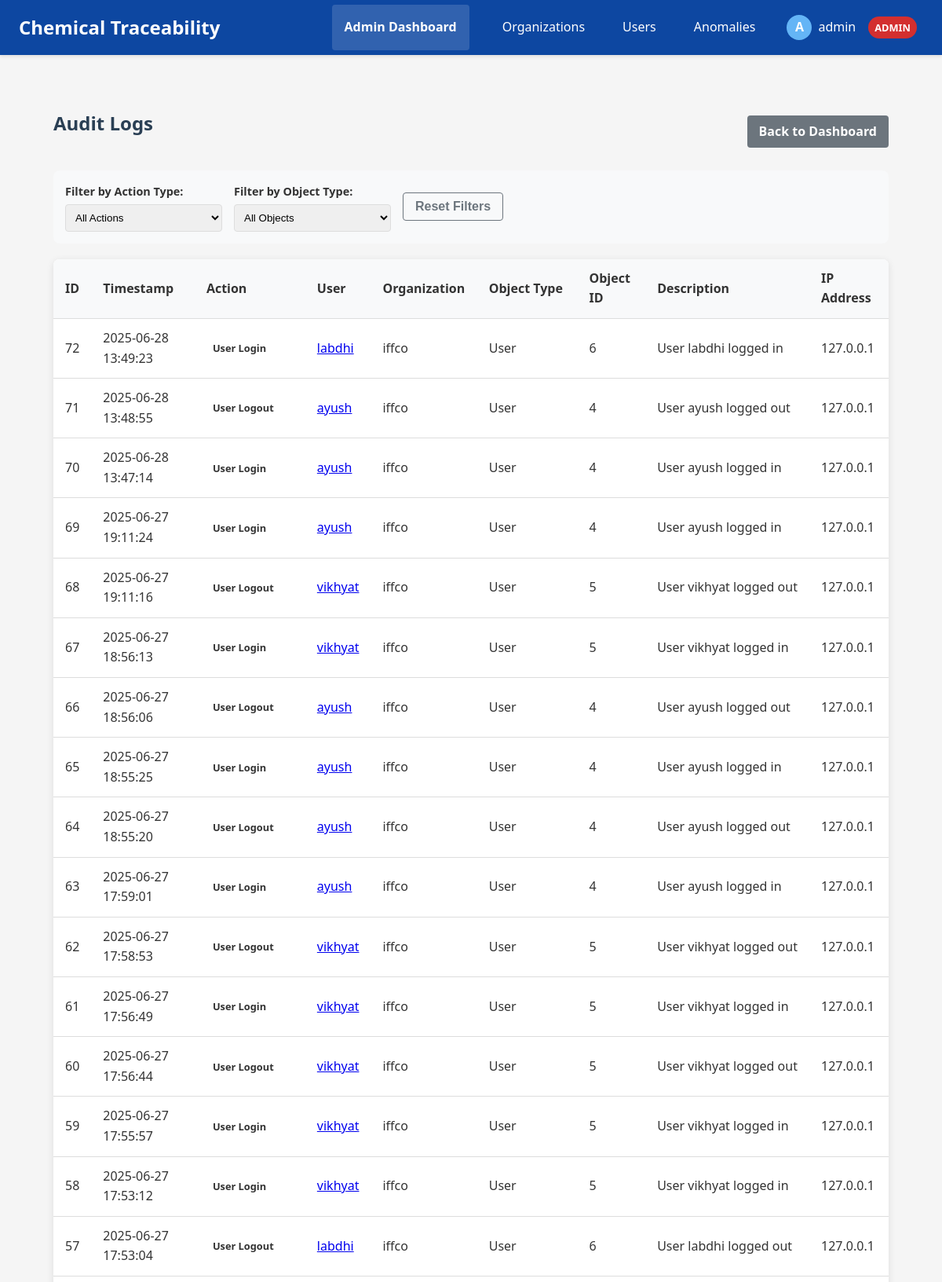
The page /admin/audit-logs (signed in, upper part) on the database its author committed.
### app/models.py (models this page shows, shortened)
class User(UserMixin, db.Model):
    id = db.Column(db.Integer, primary_key=True)
    username = db.Column(db.String(80), unique=True, nullable=False)
    email = db.Column(db.String(120), unique=True, nullable=False)
    password_hash = db.Column(db.String(128), nullable=False)
    first_name = db.Column(db.String(50), nullable=True)
    last_name = db.Column(db.String(50), nullable=True)
    role = db.Column(db.Enum(RoleType), nullable=False)
    active = db.Column(db.Boolean, default=True)
    created_at = db.Column(db.DateTime, default=datetime.utcnow)
    last_login = db.Column(db.DateTime, nullable=True)
    organization_id = db.Column(db.Integer, db.ForeignKey('organization.id'))
    is_admin = db.Column(db.Boolean, default=False)

class AuditLog(db.Model):
    id = db.Column(db.Integer, primary_key=True)
    action_type = db.Column(db.String(50), nullable=False)  # e.g., 'chemical_registration', 'movement_log', etc.
    timestamp = db.Column(db.DateTime, default=datetime.utcnow)
    user_id = db.Column(db.Integer, db.ForeignKey('user.id'), nullable=False)
    organization_id = db.Column(db.Integer, db.ForeignKey('organization.id'), nullable=False)
    object_type = db.Column(db.String(50), nullable=False)  # Model name affected
    object_id = db.Column(db.Integer, nullable=True)       # Primary key of affected record
    description = db.Column(db.Text, nullable=False)
    ip_address = db.Column(db.String(50), nullable=True)
    success = db.Column(db.Boolean, default=True)          # Was the action successful?
    additional_data = db.Column(db.Text, nullable=True)     # JSON string for additional context
    user = db.relationship('User', backref='audit_logs')
    organization = db.relationship('Organization', backref='audit_logs')

class Organization(db.Model):
    id = db.Column(db.Integer, primary_key=True)
    name = db.Column(db.String(100), nullable=False)
    email_domain = db.Column(db.String(100), nullable=False, unique=True)
    description = db.Column(db.Text, nullable=True)
    created_at = db.Column(db.DateTime, default=datetime.utcnow)
    active = db.Column(db.Boolean, default=True)
    can_manufacture = db.Column(db.Boolean, default=False)
    can_distribute = db.Column(db.Boolean, default=False)
    can_receive = db.Column(db.Boolean, default=False)
    users = db.relationship('User', backref='organization', lazy=True)

### app/routes/admin.py (the view)
    @login_required
    def decorated_function(*args, **kwargs):
        if not current_user.is_admin:
            flash('You do not have permission to access this page.', 'error')
            return redirect(url_for('dashboard_bp.dashboard'))
        return f(*args, **kwargs)

### app/routes/admin.py (called while the page is built)
def admin_required(f):
    @login_required
    def decorated_function(*args, **kwargs):
        if not current_user.is_admin:
            flash('You do not have permission to access this page.', 'error')
            return redirect(url_for('dashboard_bp.dashboard'))
        return f(*args, **kwargs)
    decorated_function.__name__ = f.__name__
    return decorated_function

@admin_bp.route('/audit-logs')
@admin_required
def audit_logs():
    logs = AuditLog.query.order_by(AuditLog.timestamp.desc()).limit(100).all()
    return render_template('admin/audit_logs.html', logs=logs)

### app/templates/admin/audit_logs.html (shortened to what this page needs)
{% extends "base.html" %}
{% block content %}
<div class="admin-content">
  <div class="header-with-actions">
    <h2>Audit Logs</h2>
    <div class="action-buttons">
      <a href="{{ url_for('admin_bp.admin_dashboard') }}" class="btn btn-secondary">Back to Dashboard</a>
    </div>
  </div>
  <div class="filter-section">
    <div class="filter-group">
      <label>Filter by Action Type:</label>
      <select id="actionFilter" onchange="filterLogs()">
        <option value="all">All Actions</option>
      </select>
    </div>
    <div class="filter-group">
      <label>Filter by Object Type:</label>
      <select id="objectFilter" onchange="filterLogs()">
        <option value="all">All Objects</option>
      </select>
    </div>
    <button class="btn btn-outline-secondary" onclick="resetFilters()">Reset Filters</button>
  </div>
  <div class="logs-container">
    <table class="table">
      <thead>
        <tr>
          <th>ID</th>
          <th>Timestamp</th>
          <th>Action</th>
          <th>User</th>
          <th>Organization</th>
          <th>Object Type</th>
          <th>Object ID</th>
          <th>Description</th>
          <th>IP Address</th>
        </tr>
      </thead>
      <tbody id="logsTableBody">
        {% for log in logs %}
        <tr data-action="{{ log.action_type }}" data-object="{{ log.object_type }}">
          <td>{{ log.id }}</td>
          <td>{{ log.timestamp.strftime('%Y-%m-%d %H:%M:%S') }}</td>
          <td>
            <span class="action-badge {{ log.action_type }}">
              {{ log.action_type|replace('_', ' ')|title }}
            </span>
          </td>
          <td>
            {% if log.user %}
              <a href="{{ url_for('auth.view_profile', username=log.user.username) }}">{{ log.user.username }}</a>
            {% else %}
              System
            {% endif %}
          </td>
          <td>
            {% if log.organization %}
              {{ log.organization.name }}
            {% else %}
              -
            {% endif %}
          </td>
          <td>{{ log.object_type }}</td>
          <td>{{ log.object_id }}</td>
          <td>{{ log.description }}</td>
          <td>{{ log.ip_address }}</td>
        </tr>
        {% endfor %}
      </tbody>
    </table>
  </div>
</div>
{% endblock %}

### app/templates/base.html (shortened to what this page needs)
<!DOCTYPE html>
<html lang="en">
<head>
    <link rel="stylesheet" href="{{ url_for('static', filename='style.css') }}">
</head>
<body>
    <nav class="navbar">
        <div class="logo">Chemical Traceability</div>
        <div class="nav-links">
            {% if current_user.is_authenticated %}
                {% if current_user.role.name == 'ADMIN' %}
                <a href="{{ url_for('admin_bp.admin_dashboard') }}" class="dashboard-btn"><strong>Admin Dashboard</strong></a>
                <a href="{{ url_for('admin_bp.organization_list') }}">Organizations</a>
                <a href="{{ url_for('admin_bp.user_list') }}">Users</a>
                <a href="{{ url_for('admin_bp.view_anomalies') }}">Anomalies</a>
                {% endif %}
                <div class="user-menu">
                    <div class="user-info" onclick="toggleDropdown()">
                        <div class="user-avatar">{{ current_user.username[0].upper() }}</div>
                        <span class="username">{{ current_user.username }}</span>
                        <span class="role-badge {{ current_user.role.name.lower() }}">{{ current_user.role.name }}</span>
                    </div>
                </div>
            {% else %}
                <a href="{{ url_for('auth.login') }}">Login</a>
                <a href="{{ url_for('auth.register') }}">Register</a>
            {% endif %}
        </div>
    </nav>
    <div class="container">
        <main>
            {% block content %}{% endblock %}
        </main>
    </div>
</body>
</html>

### app/static/style.css (style rules this page uses)
body { font-family: 'Segoe UI', Arial, sans-serif; background: #f4f6fb; margin: 0; padding: 0; color: #333; line-height: 1.6; }
nav { background: #2a3f54; color: #fff; padding: 1rem 2rem; display: flex; align-items: center; justify-content: space-between; }
nav a { color: #fff; text-decoration: none; margin-left: 1rem; font-weight: 500; }
main { padding: 2rem; }
h2 { color: #2a3f54; margin-top: 0; }
table { width: 100%; border-collapse: collapse; background: #fff; box-shadow: 0 2px 8px rgba(44,62,80,0.08); margin-bottom: 2rem; }
th, td { padding: 0.75rem 1rem; border-bottom: 1px solid #eaeaea; text-align: left; }
th { background: #f5f7fa; font-weight: 600; }

### app/templates/base.html (style rules this page uses)
body { font-family: 'Segoe UI', Tahoma, Geneva, Verdana, sans-serif; margin: 0; padding: 0; background-color: #f5f5f5; }
.navbar { background-color: #0d47a1; color: white; display: flex; justify-content: space-between; align-items: center; padding: 0 1.5rem; box-shadow: 0 2px 4px rgba(0,0,0,0.1); }
.logo { font-size: 1.5rem; font-weight: bold; padding: 1rem 0; }
.nav-links { display: flex; align-items: center; }
.nav-links a { color: white; text-decoration: none; padding: 1rem; display: inline-block; transition: background-color 0.3s; }
.user-menu { position: relative; display: inline-block; margin-left: 1rem; }
.user-info { display: flex; align-items: center; cursor: pointer; padding: 0.5rem; border-radius: 4px; }
.user-avatar { width: 32px; height: 32px; border-radius: 50%; margin-right: 0.5rem; background-color: #64b5f6; color: white; display: flex; align-items: center; justify-content: center; font-weight: bold; }
.username { margin-right: 0.5rem; }
.role-badge { display: inline-block; padding: 0.25rem 0.5rem; border-radius: 20px; font-size: 0.8rem; margin-left: 0.5rem; text-transform: uppercase; font-weight: bold; }
.admin { background-color: #d32f2f; color: white; }
.container { max-width: 1200px; margin: 0 auto; padding: 1.5rem; }
main { padding: 1.5rem; }
.btn { display: inline-block; padding: 0.5rem 1rem; border: none; border-radius: 4px; cursor: pointer; text-decoration: none; font-size: 1rem; text-align: center; }
.dashboard-btn { background-color: rgba(255, 255, 255, 0.15); border-radius: 4px; margin-right: 10px; font-weight: bold; }

### app/templates/admin/audit_logs.html (style rules this page uses)
.admin-content { padding: 20px; max-width: 1400px; margin: 0 auto; }
.header-with-actions { display: flex; justify-content: space-between; align-items: center; margin-bottom: 20px; }
.filter-section { display: flex; gap: 15px; margin-bottom: 20px; padding: 15px; background-color: #f8f9fa; border-radius: 8px; align-items: center; flex-wrap: wrap; }
.filter-group { display: flex; flex-direction: column; gap: 5px; }
.filter-group label { font-weight: bold; font-size: 0.9rem; }
.filter-group select { padding: 8px; border-radius: 4px; border: 1px solid #ddd; min-width: 200px; }
.logs-container { background-color: #fff; border-radius: 8px; box-shadow: 0 2px 10px rgba(0,0,0,0.1); overflow: auto; }
.table { width: 100%; border-collapse: collapse; margin-bottom: 0; }
.table th, .table td { padding: 12px 15px; text-align: left; border-bottom: 1px solid #ddd; }
.table th { background-color: #f8f9fa; position: sticky; top: 0; z-index: 10; }
.action-badge { display: inline-block; padding: 3px 8px; border-radius: 4px; font-size: 0.8rem; font-weight: bold; }
.btn { display: inline-block; padding: 8px 15px; border-radius: 4px; text-decoration: none; font-weight: bold; cursor: pointer; border: none; }
.btn-secondary { background-color: #6c757d; color: white; }
.btn-outline-secondary { background-color: transparent; color: #6c757d; border: 1px solid #6c757d; }

### rows shown on the page
User: username "A", username "admin", role.name "ADMIN"
AuditLog: id "72", timestamp "2025-06-28 13:49:23", action_type "User Login", user.username "labdhi", organization.name "iffco", object_type "User", object_id "6", description "User labdhi logged in", ip_address "127.0.0.1"
AuditLog: id "71", timestamp "2025-06-28 13:48:55", action_type "User Logout", user.username "ayush", organization.name "iffco", object_type "User", object_id "4", description "User ayush logged out", ip_address "127.0.0.1"
AuditLog: id "70", timestamp "2025-06-28 13:47:14", action_type "User Login", user.username "ayush", organization.name "iffco", object_type "User", object_id "4", description "User ayush logged in", ip_address "127.0.0.1"
AuditLog: id "69", timestamp "2025-06-27 19:11:24", action_type "User Login", user.username "ayush", organization.name "iffco", object_type "User", object_id "4", description "User ayush logged in", ip_address "127.0.0.1"
AuditLog: id "68", timestamp "2025-06-27 19:11:16", action_type "User Logout", user.username "vikhyat", organization.name "iffco", object_type "User", object_id "5", description "User vikhyat logged out", ip_address "127.0.0.1"
AuditLog: id "67", timestamp "2025-06-27 18:56:13", action_type "User Login", user.username "vikhyat", organization.name "iffco", object_type "User", object_id "5", description "User vikhyat logged in", ip_address "127.0.0.1"
AuditLog: id "66", timestamp "2025-06-27 18:56:06", action_type "User Logout", user.username "ayush", organization.name "iffco", object_type "User", object_id "4", description "User ayush logged out", ip_address "127.0.0.1"
AuditLog: id "65", timestamp "2025-06-27 18:55:25", action_type "User Login", user.username "ayush", organization.name "iffco", object_type "User", object_id "4", description "User ayush logged in", ip_address "127.0.0.1"
AuditLog: id "64", timestamp "2025-06-27 18:55:20", action_type "User Logout", user.username "ayush", organization.name "iffco", object_type "User", object_id "4", description "User ayush logged out", ip_address "127.0.0.1"
AuditLog: id "63", timestamp "2025-06-27 17:59:01", action_type "User Login", user.username "ayush", organization.name "iffco", object_type "User", object_id "4", description "User ayush logged in", ip_address "127.0.0.1"
AuditLog: id "62", timestamp "2025-06-27 17:58:53", action_type "User Logout", user.username "vikhyat", organization.name "iffco", object_type "User", object_id "5", description "User vikhyat logged out", ip_address "127.0.0.1"
AuditLog: id "61", timestamp "2025-06-27 17:56:49", action_type "User Login", user.username "vikhyat", organization.name "iffco", object_type "User", object_id "5", description "User vikhyat logged in", ip_address "127.0.0.1"
AuditLog: id "60", timestamp "2025-06-27 17:56:44", action_type "User Logout", user.username "vikhyat", organization.name "iffco", object_type "User", object_id "5", description "User vikhyat logged out", ip_address "127.0.0.1"
AuditLog: id "59", timestamp "2025-06-27 17:55:57", action_type "User Login", user.username "vikhyat", organization.name "iffco", object_type "User", object_id "5", description "User vikhyat logged in", ip_address "127.0.0.1"
AuditLog: id "58", timestamp "2025-06-27 17:53:12", action_type "User Login", user.username "vikhyat", organization.name "iffco", object_type "User", object_id "5", description "User vikhyat logged in", ip_address "127.0.0.1"
AuditLog: id "57", timestamp "2025-06-27 17:53:04", action_type "User Logout", user.username "labdhi", organization.name "iffco", object_type "User", object_id "6", description "User labdhi logged out", ip_address "127.0.0.1"
